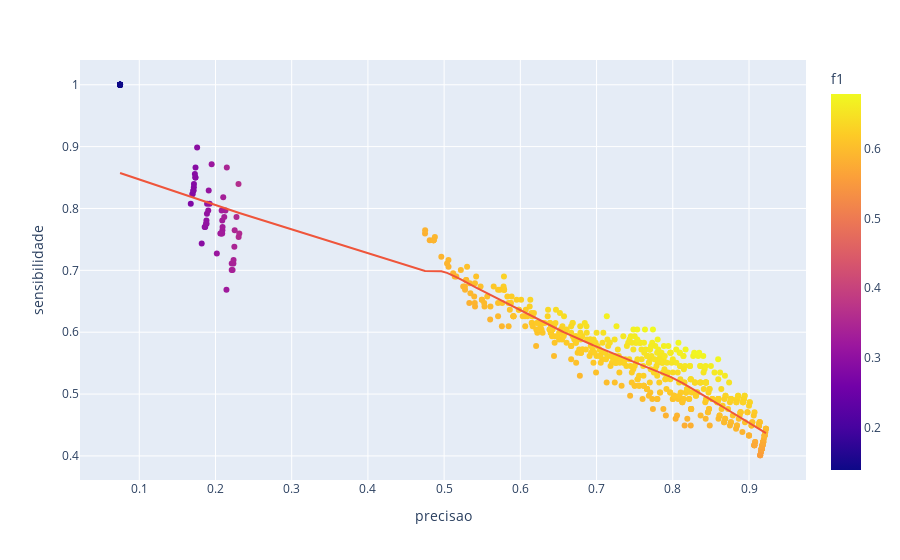

Notebook source saved alongside this figure:
### Code cell
grade_thresholds['index'] = grade_thresholds.index


fig = px.scatter(grade_thresholds, x='precisao', y='sensibilidade', 
                 color="f1",
                 #size='f1',
                 hover_data=['f1','threshold','index'],
                 trendline="lowess")  # Adiciona a linha LOESS
fig.show()

### Figure 1 — Plotly figure (JSON) as saved in the notebook; plotly's stock layout.template omitted (floating-point values rounded to 4 significant figures; data arrays with more than 128 entries replaced by an {"elided": "..."} marker saying what was removed)
{"data": [{"customdata": {"elided": "625x3 mixed values"}, "hovertemplate": "precisao=%{x}<br>sensibilidade=%{y}<br>f1=%{marker.color}<br>threshold=%{customdata[1]}<br>index=%{customdata[2]}<extra></extra>", "legendgroup": "", "marker": {"color": {"elided": "625 float values"}, "coloraxis": "coloraxis", "symbol": "circle"}, "mode": "markers", "name": "", "orientation": "v", "showlegend": false, "type": "scatter", "x": {"elided": "625 float values"}, "xaxis": "x", "y": {"elided": "625 float values"}, "yaxis": "y"}, {"hovertemplate": "<b>LOWESS trendline</b><br><br>precisao=%{x}<br>sensibilidade=%{y} <b>(trend)</b><extra></extra>", "legendgroup": "", "marker": {"symbol": "circle"}, "mode": "lines", "name": "", "showlegend": false, "type": "scatter", "x": {"elided": "625 float values"}, "xaxis": "x", "y": {"elided": "625 float values"}, "yaxis": "y"}], "layout": {"coloraxis": {"colorbar": {"title": {"text": "f1"}}, "colorscale": [[0, "#0d0887"], [0.1111, "#46039f"], [0.2222, "#7201a8"], [0.3333, "#9c179e"], [0.4444, "#bd3786"], [0.5556, "#d8576b"], [0.6667, "#ed7953"], [0.7778, "#fb9f3a"], [0.8889, "#fdca26"], [1, "#f0f921"]]}, "legend": {"tracegroupgap": 0}, "margin": {"t": 60}, "xaxis": {"anchor": "y", "domain": [0, 1], "title": {"text": "precisao"}}, "yaxis": {"anchor": "x", "domain": [0, 1], "title": {"text": "sensibilidade"}}}}
